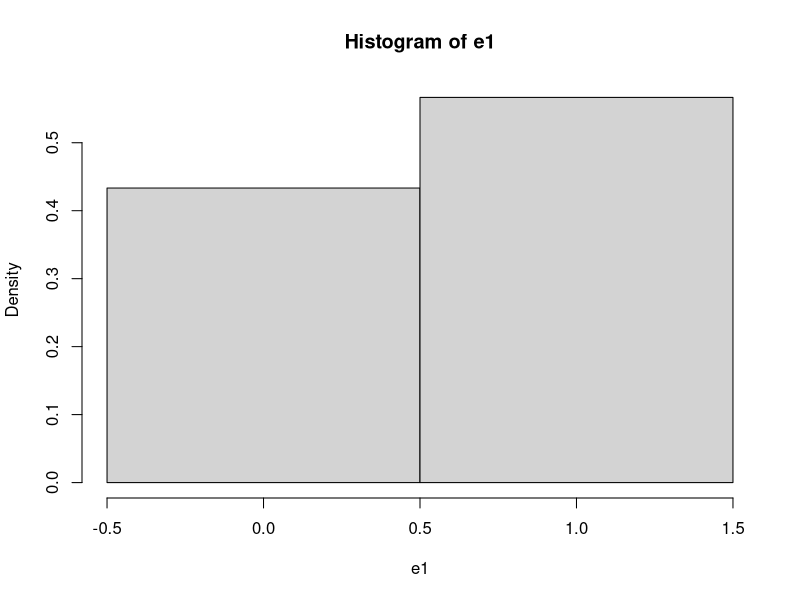
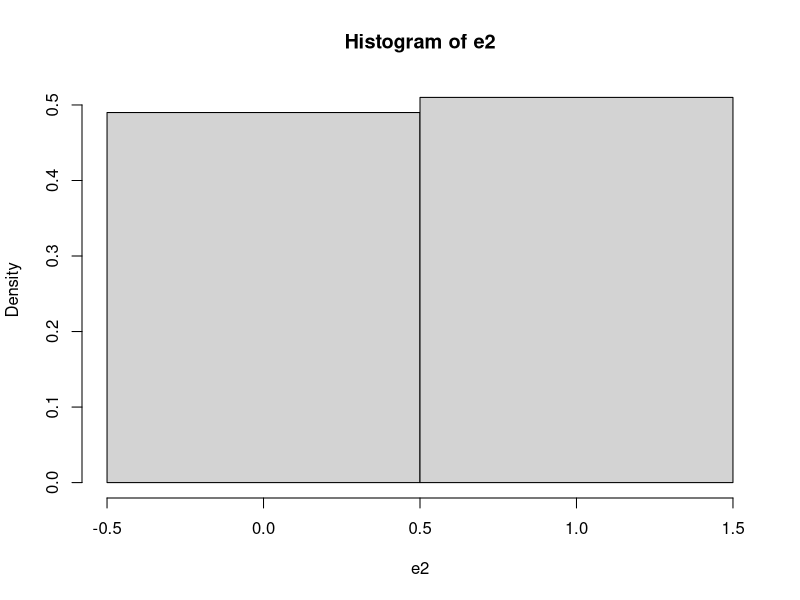

Generate these figures, in order, with R:
## ---- chunk 1
FlipCoin = function(n) sample(0:1,n,rep=T) 
e1=FlipCoin(30) 
e1 

sum(e1==0)
sum(e1==0)/30
sum(e1==1)
sum(e1==1)/30

hist(e1,breaks=c(-0.5,0.5,1.5), prob=T) 
## ---- chunk 2
e2=FlipCoin(100) 
e2 

sum(e1==0)
sum(e1==0)/30
sum(e1==1)
sum(e1==1)/30

hist(e2,breaks=c(-0.5,0.5,1.5), prob=T) 
